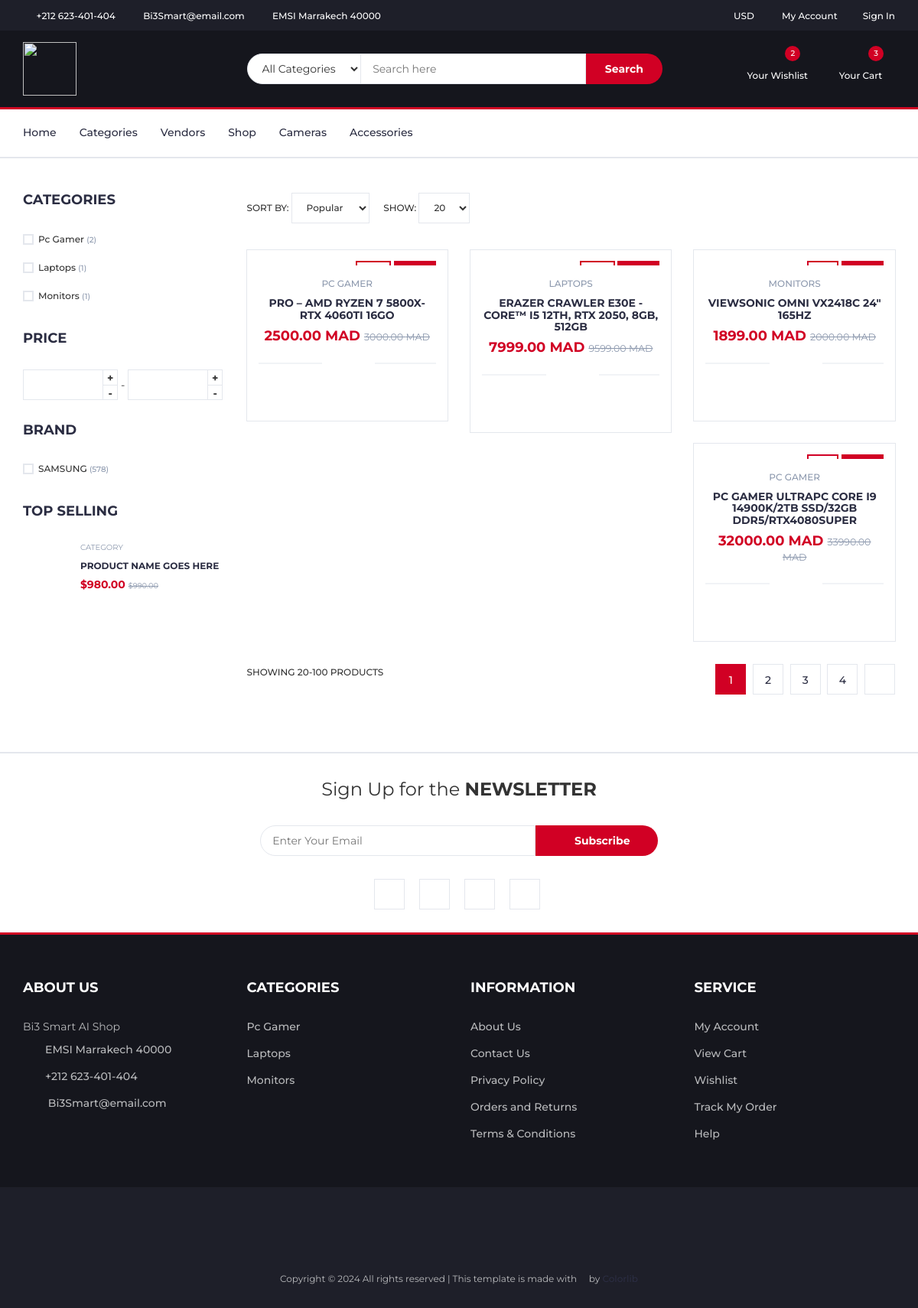
Screenshot of /products/ with the database file from the repository.
### core/models.py (models this page shows, shortened)
class Category(models.Model):
    C_id= ShortUUIDField(unique=True, length=10, max_length=20,prefix="cat",alphabet="abcdefghijklmnop123456789")
    title = models.CharField(max_length=100,default="Title Category")
    image = models.ImageField(upload_to="category", default="category.jpg")
    class Meta:
        verbose_name_plural = "Categories"

class Product(models.Model):
    p_id= ShortUUIDField(unique=True, length=10, max_length=20,alphabet="abcdefghijklmnop123456789")
    title = models.CharField(max_length=100, default="Title Product")
    image = models.ImageField(upload_to=user_directory_path , default="product.jpg")
    description = models.TextField(null=True, blank=True , default="This is the product")
    price = models.DecimalField(max_digits=10,decimal_places=2,default="1.99")
    old_price = models.DecimalField(max_digits=10,decimal_places=2, default="2.99")
    specefications = models.TextField(null=True, blank=True)
    type = models.CharField(max_length=100, default="Electronics",null=True, blank=True)
    stock_count = models.CharField(max_length=100, default="10",null=True, blank=True)
    tags = TaggableManager(blank=True)
    product_status = models.CharField(choices=STATUS, max_length=10, default="in_review")
    status = models.BooleanField(default=True)
    in_stock  = models.BooleanField(default=True)
    featured  = models.BooleanField(default=False)
    digital  = models.BooleanField(default=False)
    user = models.ForeignKey(User, on_delete=models.SET_NULL, null=True)
    category = models.ForeignKey(Category, on_delete=models.SET_NULL, null=True,related_name="category")
    vendor = models.ForeignKey(Vendor, on_delete=models.SET_NULL, null=True , related_name="vendor")
    sku = ShortUUIDField(unique=True, length=4, max_length=20,prefix="sku",alphabet="123456789")
    date = models.DateTimeField(auto_now_add=True)
    updated = models.DateTimeField(null=True , blank=True)
    class Meta:
        verbose_name_plural = "Products"
    def get_precentage(self):
        new_price = (( self.old_price - self.price) / self.old_price)*100
        return new_price

### core/views.py (the view)
# urls.py: path("products/" , product_list_view , name="product_list"),
def product_list_view(request):
    product = Product.objects.filter(product_status="published")
    context = {
        "products":product,
    }
    return render(request,'core/product-list.html',context)

### core/context_processors.py (called while the page is built)
def default(request):
    categories = Category.objects.all()
    return {
        'categories' : categories,
    }

### templates/core/product-list.html (shortened to what this page needs)
{% extends 'partials/base.html'%}
{% load static %}
{% block content %}
<div class="section">
  <div class="container">
    <div class="row">
      <div id="aside" class="col-md-3">
        <div class="aside">
          <h3 class="aside-title">Categories</h3>
          <div class="checkbox-filter">
            {% for category in categories %}
            <div class="input-checkbox">
              <label for="category-1">
                <span></span>
                {{category.title}}
                <small>({{category.category.count}})</small>
              </label>
            </div>
            {% endfor %}
          </div>
        </div>
        <div class="aside">
          <h3 class="aside-title">Price</h3>
          <div class="price-filter">
            <div class="input-number price-min">
              <input id="price-min" type="number">
              <span class="qty-up">+</span>
              <span class="qty-down">-</span>
            </div>
            <span>-</span>
            <div class="input-number price-max">
              <input id="price-max" type="number">
              <span class="qty-up">+</span>
              <span class="qty-down">-</span>
            </div>
          </div>
        </div>
        <div class="aside">
          <h3 class="aside-title">Brand</h3>
          <div class="checkbox-filter">
            <div class="input-checkbox">
              <label for="brand-1">
                <span></span>
                SAMSUNG
                <small>(578)</small>
              </label>
            </div>
          </div>
        </div>
        <div class="aside">
          <h3 class="aside-title">Top selling</h3>
          <div class="product-widget">
            <div class="product-img">
            </div>
            <div class="product-body">
              <p class="product-category">Category</p>
              <h3 class="product-name"><a href="#">product name goes here</a></h3>
              <h4 class="product-price">$980.00 <del class="product-old-price">$990.00</del></h4>
            </div>
          </div>
        </div>
      </div>
      <div id="store" class="col-md-9">
        <div class="store-filter clearfix">
          <div class="store-sort">
            <label>
              Sort By:
              <select class="input-select">
                <option value="0">Popular</option>
              </select>
            </label>
            <label>
              Show:
              <select class="input-select">
                <option value="0">20</option>
              </select>
            </label>
          </div>
        </div>
        <div class="row">
          {% for product in products %}
          <div class="col-md-4 col-xs-6">
            <a href="{% url 'core:product_detail' product.p_id%}">
              <div class="product">
                <div class="product-img">
                  <div class="product-label">
                    <span class="sale">{{product.get_precentage|floatformat:0}}%</span>
                    <span class="new">NEW</span>
                  </div>
                </div>
                <div class="product-body">
                  <p class="product-category">{{product.category.title}}</p>
                  <h3 class="product-name"><a href="{% url 'core:product_detail' product.p_id%}">{{product.title}}</a></h3>
                  <h4 class="product-price">{{product.price}} MAD <del class="product-old-price">{{product.old_price}} MAD</del></h4>
                  <div class="product-rating">
                    <i class="fa fa-star"></i>
                    <i class="fa fa-star"></i>
                    <i class="fa fa-star"></i>
                    <i class="fa fa-star"></i>
                    <i class="fa fa-star"></i>
                  </div>
                  <div class="product-btns">
                    <button class="add-to-wishlist"><i class="fa fa-heart-o"></i><span class="tooltipp">add to wishlist</span></button>
                    <button class="add-to-compare"><i class="fa fa-exchange"></i><span class="tooltipp">add to compare</span></button>
                    <button class="quick-view"><i class="fa fa-eye"></i><span class="tooltipp">quick view</span></button>
                  </div>
                </div>
                <div class="add-to-cart">
                  <button class="add-to-cart-btn"> add to cart</button>
                </div>
              </div>
            </a>
          </div>
          {%endfor%}
        </div>
        <div class="store-filter clearfix">
          <span class="store-qty">Showing 20-100 products</span>
          <ul class="store-pagination">
            <li class="active">1</li>
            <li><a href="#">2</a></li>
            <li><a href="#">3</a></li>
            <li><a href="#">4</a></li>
            <li><a href="#"><i class="fa fa-angle-right"></i></a></li>
          </ul>
        </div>
      </div>
    </div>
  </div>
</div>
{% endblock content %}

### templates/partials/base.html (shortened to what this page needs)
{% load static %}
<!DOCTYPE html>
<html lang="en">
  <head>
    <link type="text/css" rel="stylesheet" href="{% static "assets/css/bootstrap.min.css" %}" />
    <link type="text/css" rel="stylesheet" href="{% static "assets/css/slick.css" %}" />
    <link type="text/css" rel="stylesheet" href="{% static "assets/css/slick-theme.css" %}" />
    <link type="text/css" rel="stylesheet" href="{% static "assets/css/nouislider.min.css" %}" />
    <link rel="stylesheet" href="{% static "assets/css/font-awesome.min.css" %}" />
    <link type="text/css" rel="stylesheet" href="{% static "assets/css/style.css" %}" />
  </head>
  <body>
    <header>
      <div id="top-header">
        <div class="container">
          <ul class="header-links pull-left">
            <li>
              <a href="#"><i class="fa fa-phone"></i> +212 623-401-404</a>
            </li>
            <li>
              <a href="#"><i class="fa fa-envelope-o"></i> Bi3Smart@email.com</a>
            </li>
            <li>
              <a href="#"
                ><i class="fa fa-map-marker"></i> EMSI Marrakech 40000</a
              >
            </li>
          </ul>
          <ul class="header-links pull-right">
            <li>
              <a href="#"><i class="fa fa-dollar"></i> USD</a>
            </li>
            <li>
              <a href="#"><i class="fa fa-user-o"></i> My Account</a>
            </li>
            {% if request.user.is_authenticated %}
            <li>
              <a href="{% url 'userauths:sign-out'%}"><i class="fa fa-sign-out"></i>Sign Out</a>
            </li>
            {%else%}
            <li>
              <a href="{% url 'userauths:sign-in'%}"><i class="fa fa-sign-in"></i>Sign In</a>
            </li>
            {%endif%}
          </ul>
        </div>
      </div>
      <div id="header">
        <div class="container">
          <div class="row">
            <div class="col-md-3">
              <div class="header-logo">
                <a href="{% url 'core:index' %}" class="logo">
                  <img src="{% static "assets/img/logo.svg" %}" alt="" width="70" height="70" />
                </a>
              </div>
            </div>
            <div class="col-md-6">
              <div class="header-search">
                <form>
                  <select class="input-select">
                    <option value="0">All Categories</option>
                  </select>
                  <input class="input" placeholder="Search here" />
                  <button class="search-btn">Search</button>
                </form>
              </div>
            </div>
            <div class="col-md-3 clearfix">
              <div class="header-ctn">
                <div>
                  <a href="#">
                    <i class="fa fa-heart-o"></i>
                    <span>Your Wishlist</span>
                    <div class="qty">2</div>
                  </a>
                </div>
                <div class="dropdown">
                  <a
                    class="dropdown-toggle"
                    data-toggle="dropdown"
                    aria-expanded="true"
                  >
                    <i class="fa fa-shopping-cart"></i>
                    <span>Your Cart</span>
                    <div class="qty">3</div>
                  </a>
                </div>
              </div>
            </div>
          </div>
        </div>
      </div>
    </header>
  <nav id="navigation">
    <div class="container">
      <div id="responsive-nav">
        <ul class="main-nav nav navbar-nav">
          <li><a href="{% url 'core:index' %}">Home</a></li>
          <li><a href="{% url 'core:category_list' %}">Categories</a></li>
          <li><a href="{% url 'core:vendors-list' %}">Vendors</a></li>
          <li><a href="{% url 'core:product_list' %}">Shop</a></li>
          <li><a href="#">Cameras</a></li>
          <li><a href="#">Accessories</a></li>
        </ul>
      </div>
    </div>
  </nav>
{% block content %}
{% endblock content %}
 <div id="newsletter" class="section">
  <div class="container">
    <div class="row">
      <div class="col-md-12">
        <div class="newsletter">
          <p>Sign Up for the <strong>NEWSLETTER</strong></p>
          <form>
            <input
              class="input"
              type="email"
              placeholder="Enter Your Email"
            />
            <button class="newsletter-btn">
              <i class="fa fa-envelope"></i> Subscribe
            </button>
          </form>
          <ul class="newsletter-follow">
            <ul class="list-inline">
              <li>
                  <a href="#"><i class="fa fa-facebook" style="color: #3b5998;"></i></a>
              </li>
              <li>
                  <a href="#"><i class="fa fa-twitter" style="color: #55acee;"></i></a>
              </li>
              <li>
                  <a href="#"><i class="fa fa-instagram" style="color: #ac2bac;"></i></a>
              </li>
              <li>
                  <a href="#"><i class="fa fa-whatsapp" style="color: #25d366;"></i></a>
              </li>
          </ul>
          </ul>
        </div>
      </div>
    </div>
  </div>
</div>
<footer id="footer">
    <div class="section">
      <div class="container">
        <div class="row">
          <div class="col-md-3 col-xs-6">
            <div class="footer">
              <h3 class="footer-title">About Us</h3>
              <p>
                Bi3 Smart AI Shop
              </p>
              <ul class="footer-links">
                <li>
                  <a href="#"
                    ><i class="fa fa-map-marker"></i>EMSI Marrakech 40000</a
                  >
                </li>
                <li>
                  <a href="#"><i class="fa fa-phone"></i>+212 623-401-404</a>
                </li>
                <li>
                  <a href="#"
                    ><i class="fa fa-envelope-o"></i> Bi3Smart@email.com</a
                  >
                </li>
              </ul>
            </div>
          </div>
          <div class="col-md-3 col-xs-6">
            <div class="footer">
              <h3 class="footer-title">Categories</h3>
              <ul class="footer-links">
                {% for category in categories%}
                  <li><a data-toggle="tab" href="{% url 'core:category_product_list' category.C_id %}">{{category.title}}</a></li>
                {%endfor%}
              </ul>
            </div>
          </div>
          <div class="col-md-3 col-xs-6">
            <div class="footer">
              <h3 class="footer-title">Information</h3>
              <ul class="footer-links">
                <li><a href="#">About Us</a></li>
                <li><a href="#">Contact Us</a></li>
                <li><a href="#">Privacy Policy</a></li>
                <li><a href="#">Orders and Returns</a></li>
                <li><a href="#">Terms & Conditions</a></li>
              </ul>
            </div>
          </div>
          <div class="col-md-3 col-xs-6">
            <div class="footer">
              <h3 class="footer-title">Service</h3>
              <ul class="footer-links">
                <li><a href="#">My Account</a></li>
                <li><a href="#">View Cart</a></li>
                <li><a href="#">Wishlist</a></li>
                <li><a href="#">Track My Order</a></li>
                <li><a href="#">Help</a></li>
              </ul>
            </div>
          </div>
        </div>
      </div>
    </div>
    <div id="bottom-footer" class="section">
      <div class="container">
        <div class="row">
          <div class="col-md-12 text-center">
            <ul class="footer-payments">
              <li>
                <a href="#"><i class="fa fa-cc-visa"></i></a>
              </li>
              <li>
                <a href="#"><i class="fa fa-credit-card"></i></a>
              </li>
              <li>
                <a href="#"><i class="fa fa-cc-paypal"></i></a>
              </li>
              <li>
                <a href="#"><i class="fa fa-cc-mastercard"></i></a>
              </li>
              <li>
                <a href="#"><i class="fa fa-cc-discover"></i></a>
              </li>
              <li>
                <a href="#"><i class="fa fa-cc-amex"></i></a>
              </li>
            </ul>
            <span class="copyright">
              Copyright &copy;
              All rights reserved | This template is made with
              <i class="fa fa-heart-o" aria-hidden="true"></i> by
              <a href="https://colorlib.com" target="_blank">Colorlib</a>
            </span>
          </div>
        </div>
      </div>
    </div>
  </footer>
</body>
</html>

### rows the page displays
Category: title "Pc Gamer", category.count "2"
Category: title "Laptops", category.count "1"
Category: title "Monitors", category.count "1"
Product: category "PC GAMER", title "PRO – AMD RYZEN 7 5800X-RTX 4060TI 16GO", price "2500.00", old_price "3000.00"
Product: category "LAPTOPS", title "ERAZER CRAWLER E30E - CORE™ I5 12TH, RTX 2050, 8GB, 512GB", price "7999.00", old_price "9599.00"
Product: category "MONITORS", title "VIEWSONIC OMNI VX2418C 24\" 165HZ", price "1899.00", old_price "2000.00"
Product: category "PC GAMER", title "PC GAMER ULTRAPC CORE I9 14900K/2TB SSD/32GB DDR5/RTX4080SUPER", price "32000.00", old_price "33990.00"
